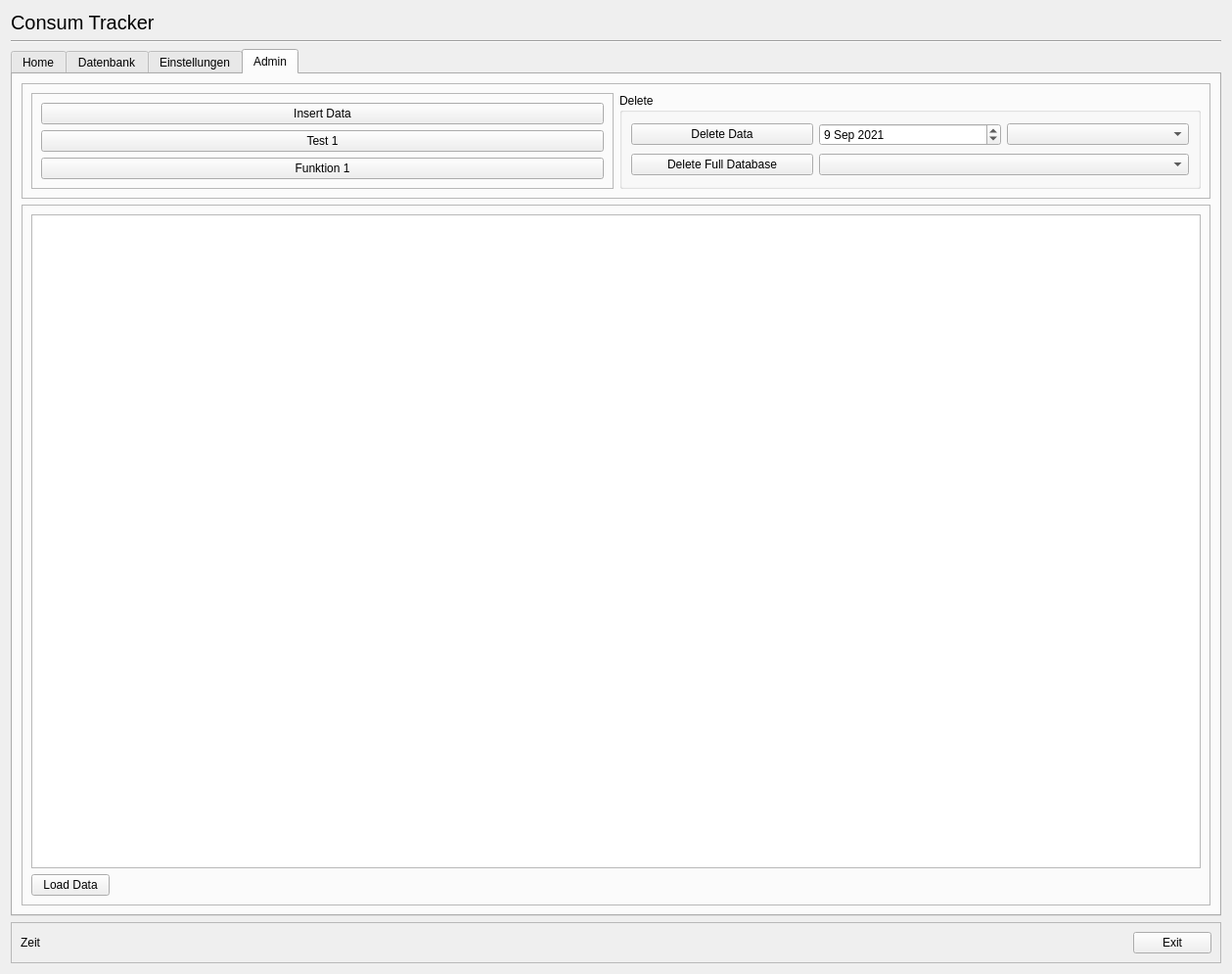
<?xml version="1.0" encoding="UTF-8"?>
<ui version="4.0">
 <class>Consum</class>
 <widget class="QDialog" name="Consum">
  <property name="geometry">
   <rect>
    <x>0</x>
    <y>0</y>
    <width>1259</width>
    <height>995</height>
   </rect>
  </property>
  <property name="windowTitle">
   <string>Dialog</string>
  </property>
  <layout class="QGridLayout" name="gridLayout_3">
   <item row="0" column="0">
    <widget class="QLabel" name="L_title">
     <property name="font">
      <font>
       <pointsize>15</pointsize>
      </font>
     </property>
     <property name="text">
      <string>Consum Tracker</string>
     </property>
    </widget>
   </item>
   <item row="1" column="0">
    <widget class="Line" name="line">
     <property name="orientation">
      <enum>Qt::Horizontal</enum>
     </property>
    </widget>
   </item>
   <item row="2" column="0">
    <widget class="QTabWidget" name="Home_2">
     <property name="toolTip">
      <string/>
     </property>
     <property name="currentIndex">
      <number>3</number>
     </property>
     <widget class="QWidget" name="Home">
      <attribute name="title">
       <string>Home</string>
      </attribute>
      <layout class="QGridLayout" name="gridLayout_2">
       <item row="1" column="1">
        <spacer name="verticalSpacer_2">
         <property name="orientation">
          <enum>Qt::Vertical</enum>
         </property>
         <property name="sizeHint" stdset="0">
          <size>
           <width>20</width>
           <height>40</height>
          </size>
         </property>
        </spacer>
       </item>
       <item row="3" column="1">
        <spacer name="verticalSpacer">
         <property name="orientation">
          <enum>Qt::Vertical</enum>
         </property>
         <property name="sizeHint" stdset="0">
          <size>
           <width>20</width>
           <height>269</height>
          </size>
         </property>
        </spacer>
       </item>
       <item row="0" column="4">
        <widget class="QComboBox" name="CB_Database">
         <property name="minimumSize">
          <size>
           <width>150</width>
           <height>0</height>
          </size>
         </property>
        </widget>
       </item>
       <item row="0" column="2">
        <spacer name="horizontalSpacer_4">
         <property name="orientation">
          <enum>Qt::Horizontal</enum>
         </property>
         <property name="sizeHint" stdset="0">
          <size>
           <width>40</width>
           <height>20</height>
          </size>
         </property>
        </spacer>
       </item>
       <item row="2" column="1" colspan="4">
        <widget class="QFrame" name="frame_2">
         <property name="accessibleName">
          <string comment="Home" extracomment="asdf"/>
         </property>
         <property name="accessibleDescription">
          <string comment="asdf" extracomment="asdf"/>
         </property>
         <property name="frameShape">
          <enum>QFrame::StyledPanel</enum>
         </property>
         <property name="frameShadow">
          <enum>QFrame::Raised</enum>
         </property>
         <layout class="QVBoxLayout" name="verticalLayout">
          <item>
           <widget class="QFrame" name="frame_4">
            <property name="frameShape">
             <enum>QFrame::StyledPanel</enum>
            </property>
            <property name="frameShadow">
             <enum>QFrame::Raised</enum>
            </property>
            <layout class="QHBoxLayout" name="horizontalLayout_2">
             <item>
              <spacer name="horizontalSpacer_2">
               <property name="orientation">
                <enum>Qt::Horizontal</enum>
               </property>
               <property name="sizeHint" stdset="0">
                <size>
                 <width>143</width>
                 <height>20</height>
                </size>
               </property>
              </spacer>
             </item>
             <item>
              <widget class="QLabel" name="L_NumbOfConsum">
               <property name="font">
                <font>
                 <pointsize>15</pointsize>
                </font>
               </property>
               <property name="text">
                <string>Anzahl Consume</string>
               </property>
              </widget>
             </item>
             <item>
              <spacer name="horizontalSpacer_3">
               <property name="orientation">
                <enum>Qt::Horizontal</enum>
               </property>
               <property name="sizeHint" stdset="0">
                <size>
                 <width>142</width>
                 <height>20</height>
                </size>
               </property>
              </spacer>
             </item>
            </layout>
           </widget>
          </item>
          <item>
           <widget class="QFrame" name="frame_3">
            <property name="layoutDirection">
             <enum>Qt::LeftToRight</enum>
            </property>
            <property name="frameShape">
             <enum>QFrame::StyledPanel</enum>
            </property>
            <property name="frameShadow">
             <enum>QFrame::Raised</enum>
            </property>
            <layout class="QGridLayout" name="gridLayout">
             <item row="0" column="0">
              <widget class="QPushButton" name="Btn_Consum">
               <property name="minimumSize">
                <size>
                 <width>100</width>
                 <height>50</height>
                </size>
               </property>
               <property name="font">
                <font>
                 <pointsize>15</pointsize>
                </font>
               </property>
               <property name="text">
                <string>Consum</string>
               </property>
              </widget>
             </item>
            </layout>
           </widget>
          </item>
         </layout>
        </widget>
       </item>
       <item row="0" column="3">
        <widget class="QLabel" name="label_6">
         <property name="text">
          <string>Datenbank</string>
         </property>
        </widget>
       </item>
      </layout>
     </widget>
     <widget class="QWidget" name="Datenbank">
      <attribute name="title">
       <string>Datenbank</string>
      </attribute>
      <layout class="QGridLayout" name="gridLayout_6">
       <item row="0" column="0">
        <widget class="QGroupBox" name="groupBox_2">
         <property name="title">
          <string>Übersicht</string>
         </property>
         <layout class="QHBoxLayout" name="horizontalLayout_3">
          <item>
           <layout class="QGridLayout" name="gridLayout_4">
            <item row="1" column="0">
             <widget class="QLabel" name="label_3">
              <property name="text">
               <string>Konsum diesen Monat:</string>
              </property>
             </widget>
            </item>
            <item row="2" column="1">
             <widget class="QLabel" name="L_ConsumTotal">
              <property name="text">
               <string>0</string>
              </property>
             </widget>
            </item>
            <item row="1" column="1">
             <widget class="QLabel" name="L_ConsumMonth">
              <property name="text">
               <string>0</string>
              </property>
             </widget>
            </item>
            <item row="0" column="0">
             <widget class="QLabel" name="label_2">
              <property name="text">
               <string>Konsum Heutel:</string>
              </property>
             </widget>
            </item>
            <item row="2" column="0">
             <widget class="QLabel" name="label_4">
              <property name="text">
               <string>Konsum Total:</string>
              </property>
             </widget>
            </item>
            <item row="0" column="1">
             <widget class="QLabel" name="L_ConsumToday">
              <property name="text">
               <string>0</string>
              </property>
             </widget>
            </item>
           </layout>
          </item>
          <item>
           <widget class="QPushButton" name="Btn_LoadData">
            <property name="text">
             <string>Load Data</string>
            </property>
           </widget>
          </item>
         </layout>
        </widget>
       </item>
       <item row="1" column="0">
        <widget class="QGroupBox" name="groupBox">
         <property name="title">
          <string>Datenbank</string>
         </property>
         <layout class="QGridLayout" name="gridLayout_5">
          <item row="0" column="1">
           <widget class="QTableWidget" name="TW_Datenbank"/>
          </item>
         </layout>
        </widget>
       </item>
      </layout>
     </widget>
     <widget class="QWidget" name="Einstellungen">
      <property name="enabled">
       <bool>true</bool>
      </property>
      <property name="mouseTracking">
       <bool>false</bool>
      </property>
      <property name="autoFillBackground">
       <bool>false</bool>
      </property>
      <attribute name="title">
       <string>Einstellungen</string>
      </attribute>
      <widget class="QLabel" name="label_5">
       <property name="geometry">
        <rect>
         <x>20</x>
         <y>20</y>
         <width>91</width>
         <height>16</height>
        </rect>
       </property>
       <property name="text">
        <string>Datenbank Name</string>
       </property>
      </widget>
      <widget class="QLineEdit" name="LE_NameDatabase">
       <property name="geometry">
        <rect>
         <x>110</x>
         <y>20</y>
         <width>113</width>
         <height>20</height>
        </rect>
       </property>
      </widget>
      <widget class="QPushButton" name="Btn_CreateDatabase">
       <property name="geometry">
        <rect>
         <x>20</x>
         <y>50</y>
         <width>75</width>
         <height>23</height>
        </rect>
       </property>
       <property name="text">
        <string>Erstellen</string>
       </property>
      </widget>
     </widget>
     <widget class="QWidget" name="Admin">
      <attribute name="title">
       <string>Admin</string>
      </attribute>
      <layout class="QGridLayout" name="gridLayout_8">
       <item row="1" column="0">
        <widget class="QFrame" name="frame_5">
         <property name="frameShape">
          <enum>QFrame::StyledPanel</enum>
         </property>
         <property name="frameShadow">
          <enum>QFrame::Raised</enum>
         </property>
         <layout class="QVBoxLayout" name="verticalLayout_3">
          <item>
           <widget class="QTableWidget" name="TW_DatenbankAdmin"/>
          </item>
          <item>
           <layout class="QHBoxLayout" name="horizontalLayout_5">
            <item>
             <widget class="QPushButton" name="Btn_LoadDataAdmin">
              <property name="text">
               <string>Load Data</string>
              </property>
             </widget>
            </item>
            <item>
             <spacer name="horizontalSpacer_6">
              <property name="orientation">
               <enum>Qt::Horizontal</enum>
              </property>
              <property name="sizeHint" stdset="0">
               <size>
                <width>40</width>
                <height>20</height>
               </size>
              </property>
             </spacer>
            </item>
           </layout>
          </item>
         </layout>
        </widget>
       </item>
       <item row="0" column="0">
        <layout class="QGridLayout" name="gridLayout_7">
         <item row="0" column="0">
          <widget class="QFrame" name="frame_6">
           <property name="frameShape">
            <enum>QFrame::StyledPanel</enum>
           </property>
           <property name="frameShadow">
            <enum>QFrame::Raised</enum>
           </property>
           <layout class="QHBoxLayout" name="horizontalLayout_6">
            <item>
             <widget class="QFrame" name="frame_7">
              <property name="frameShape">
               <enum>QFrame::StyledPanel</enum>
              </property>
              <property name="frameShadow">
               <enum>QFrame::Raised</enum>
              </property>
              <layout class="QVBoxLayout" name="verticalLayout_2">
               <item>
                <widget class="QPushButton" name="Btn_admin_Insertdata">
                 <property name="text">
                  <string>Insert Data</string>
                 </property>
                </widget>
               </item>
               <item>
                <widget class="QPushButton" name="Btn_Test1">
                 <property name="text">
                  <string>Test 1</string>
                 </property>
                </widget>
               </item>
               <item>
                <widget class="QPushButton" name="Btn_admin_Function1">
                 <property name="text">
                  <string>Funktion 1</string>
                 </property>
                </widget>
               </item>
              </layout>
             </widget>
            </item>
            <item>
             <widget class="QGroupBox" name="groupBox_3">
              <property name="title">
               <string>Delete</string>
              </property>
              <layout class="QGridLayout" name="gridLayout_10">
               <item row="1" column="0">
                <widget class="QPushButton" name="Btn_admin_delFullDatabase">
                 <property name="text">
                  <string>Delete Full Database</string>
                 </property>
                </widget>
               </item>
               <item row="0" column="1">
                <widget class="QDateEdit" name="I_DeleteDate">
                 <property name="dateTime">
                  <datetime>
                   <hour>0</hour>
                   <minute>0</minute>
                   <second>0</second>
                   <year>2021</year>
                   <month>9</month>
                   <day>9</day>
                  </datetime>
                 </property>
                </widget>
               </item>
               <item row="0" column="2">
                <widget class="QComboBox" name="CB_DeleteData">
                 <property name="inputMethodHints">
                  <set>Qt::ImhNone</set>
                 </property>
                 <property name="editable">
                  <bool>false</bool>
                 </property>
                 <property name="currentText">
                  <string/>
                 </property>
                 <property name="placeholderText">
                  <string>hhhh</string>
                 </property>
                </widget>
               </item>
               <item row="1" column="1" colspan="2">
                <widget class="QComboBox" name="CB_DeleteFullData"/>
               </item>
               <item row="0" column="0">
                <widget class="QPushButton" name="Btn_admin_Deletedata">
                 <property name="text">
                  <string>Delete Data</string>
                 </property>
                </widget>
               </item>
              </layout>
             </widget>
            </item>
           </layout>
          </widget>
         </item>
        </layout>
       </item>
      </layout>
     </widget>
    </widget>
   </item>
   <item row="3" column="0">
    <widget class="QFrame" name="frame">
     <property name="frameShape">
      <enum>QFrame::StyledPanel</enum>
     </property>
     <property name="frameShadow">
      <enum>QFrame::Raised</enum>
     </property>
     <layout class="QHBoxLayout" name="horizontalLayout">
      <item>
       <widget class="QLabel" name="L_Time">
        <property name="text">
         <string>Zeit</string>
        </property>
       </widget>
      </item>
      <item>
       <spacer name="horizontalSpacer">
        <property name="orientation">
         <enum>Qt::Horizontal</enum>
        </property>
        <property name="sizeHint" stdset="0">
         <size>
          <width>386</width>
          <height>20</height>
         </size>
        </property>
       </spacer>
      </item>
      <item>
       <widget class="QPushButton" name="Btn_Exit">
        <property name="text">
         <string>Exit</string>
        </property>
       </widget>
      </item>
     </layout>
    </widget>
   </item>
  </layout>
 </widget>
 <tabstops>
  <tabstop>Btn_Consum</tabstop>
  <tabstop>Btn_Exit</tabstop>
 </tabstops>
 <resources/>
 <connections/>
</ui>
